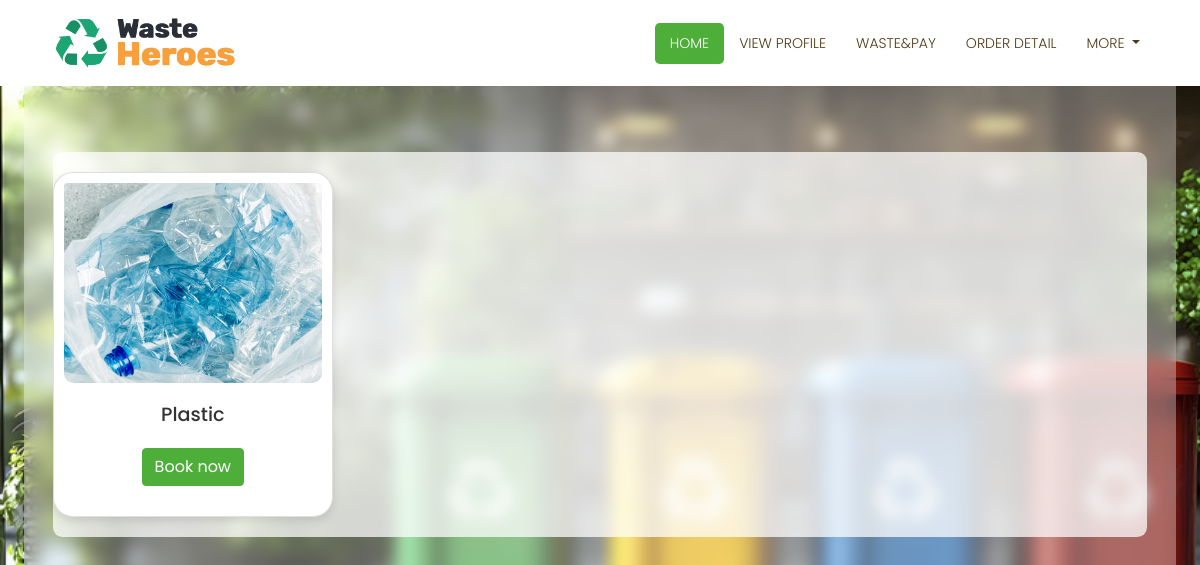
Page /add (signed in) on the committed database.
### app/models.py (models this page shows)
class add_waste(models.Model):
    WASTE_TYPE = [
        ('plastic', 'Plastic'),
        ('paper&cardboard', 'Paper&cardboard'),
        ('glass', 'Glass'),
        ('organic', 'Organic'),
        ('electronic', 'Electronic'),
        ('hazardous', 'Hazardous'),
    ]
    waste_type = models.CharField(max_length=20, choices=WASTE_TYPE)
    image = models.FileField()
    quantity = models.IntegerField()  # in kilograms
    price = models.IntegerField() # price per kilogram

### app/views.py (the view)
# urls.py: path('add',views.display),
def display(re):
    if 'user' in re.session:
        data=add_waste.objects.all()
        return render(re,'add.html',{'data':data})
    return redirect(login)

### template/add.html (shortened to what this page needs)
<!DOCTYPE html>
{% load static %}
<html lang="en">
<head>
   <link rel="stylesheet" href="https://cdn.jsdelivr.net/npm/bootstrap@4.6.2/dist/css/bootstrap.min.css">
<link rel="stylesheet" href="{% static 'css/style.css' %}">
	<link href="{% static 'vendor/bootstrap/css/bootstrap.min.css' %}" rel="stylesheet">
	<link href="{% static 'css/all.css' %}" rel="stylesheet">
	<link href="{% static 'css/style.css' %}" rel="stylesheet">
</head>
<body>
    <nav class="navbar fixed-top navbar-expand-lg navbar-dark bg-light top-nav fixed-top">
        <div class="container">
            <a class="navbar-brand" href="index.html">
<img src="{% static 'images/logoo2.png' %}" alt="logo" style="max-height: 60px; width: 200px;" />            </a>
            <div class="collapse navbar-collapse" id="navbarResponsive">
               <ul class="navbar-nav ml-auto">
                  <li class="nav-item">
                     <a class="nav-link active" href="user">Home</a>
                  </li>
                  <li class="nav-item">
                     <a class="nav-link" href="viewprofile">view profile</a>
                  </li>
                  <li class="nav-item">
                     <a class="nav-link" href="add">waste&pay</a>
                  </li>
                   <li class="nav-item">
                     <a class="nav-link" href="order_view">order detail</a>
                  </li>
                   <li class="nav-item dropdown">
                     <a class="nav-link dropdown-toggle" href="#" id="navbarDropdownPortfolio" data-toggle="dropdown" aria-haspopup="true" aria-expanded="false">
                     more
                     </a>
                  </li>
               </ul>
            </div>
        </div>
    </nav>
    <main class="table">
<div>
         <section class="table_body">
    {% for i in data %}
  <div class="card" style="width:280px;float:left;padding:10px;margin-top:20px;border-radius:20px">
    <img class="card-img-top" src="{{i.image.url}}" alt="Card image" width="200" height="200">
  <div class="card-body">
    <h4 class="card-title">{{i.waste_type}}</h4>
    <a href="booking/{{i.pk}}" class="btn btn-primary">Book now</a>
  </div>
</div>
   {% endfor %}
         </section>
</div>
    </main>
</body>
</html>

### static/css/style.css (style rules this page uses)
body { padding-top: 54px; font-family: 'Poppins', sans-serif; font-size: 14px; color: #4e3914; }
@media (min-width: 992px) { body { padding-top: 80px; } }
a.btn-primary { background-color: #4eae3a; border-color: #4eae3a; }
.top-nav { background-color: #ffffff !important; }
.navbar-expand-lg.top-nav .navbar-nav .nav-link { padding: 10px 15px; color: #4e3914; font-size: 14px; font-weight: 300; text-transform: uppercase; }
.navbar-expand-lg.top-nav .navbar-nav .nav-link.active { background: #4eae3a; color: #ffffff; border-radius: 4.8px; }

### rows in the picture
add_waste: image (picture), waste_type "Plastic"
